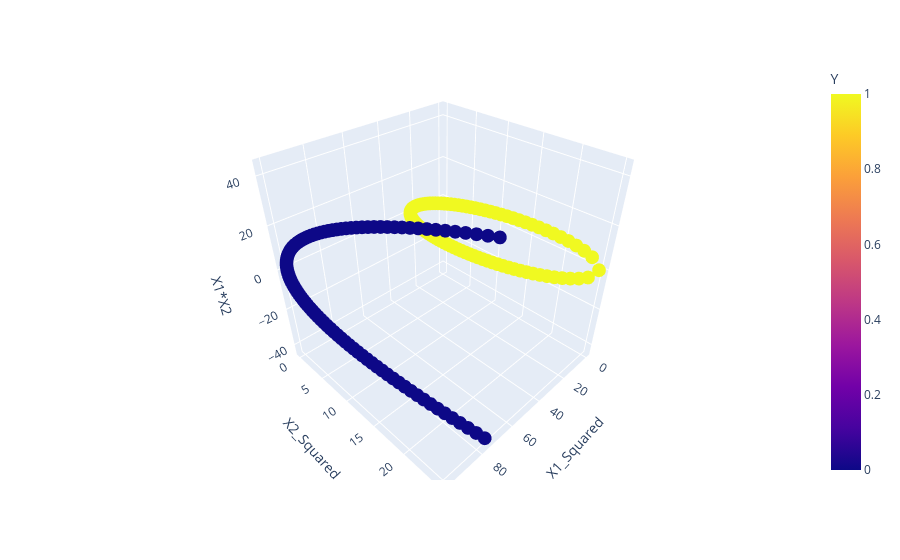

The code cell stored with this chart in its notebook:
### Code cell
import plotly.express as px

fig = px.scatter_3d(df, x='X1_Squared', y='X2_Squared', z='X1*X2', color='Y')
fig.show()

### Figure 1 — Plotly figure (JSON) as saved in the notebook; plotly's stock layout.template omitted (floating-point values rounded to 4 significant figures; data arrays with more than 128 entries replaced by an {"elided": "..."} marker saying what was removed)
{"data": [{"hovertemplate": "X1_Squared=%{x}<br>X2_Squared=%{y}<br>X1*X2=%{z}<br>Y=%{marker.color}<extra></extra>", "legendgroup": "", "marker": {"color": {"elided": "400 int values"}, "coloraxis": "coloraxis", "symbol": "circle"}, "mode": "markers", "name": "", "scene": "scene", "showlegend": false, "type": "scatter3d", "x": {"elided": "400 float values"}, "y": {"elided": "400 float values"}, "z": {"elided": "400 float values"}}], "layout": {"coloraxis": {"colorbar": {"title": {"text": "Y"}}, "colorscale": [[0, "#0d0887"], [0.1111, "#46039f"], [0.2222, "#7201a8"], [0.3333, "#9c179e"], [0.4444, "#bd3786"], [0.5556, "#d8576b"], [0.6667, "#ed7953"], [0.7778, "#fb9f3a"], [0.8889, "#fdca26"], [1, "#f0f921"]]}, "legend": {"tracegroupgap": 0}, "margin": {"t": 60}, "scene": {"domain": {"x": [0, 1], "y": [0, 1]}, "xaxis": {"title": {"text": "X1_Squared"}}, "yaxis": {"title": {"text": "X2_Squared"}}, "zaxis": {"title": {"text": "X1*X2"}}}}}
